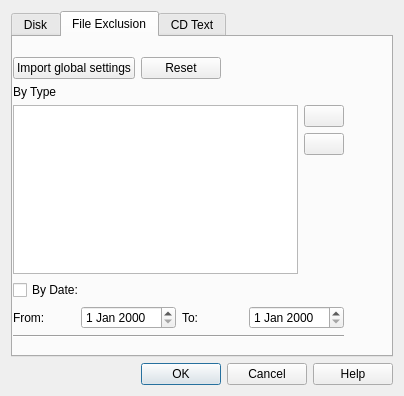
<?xml version="1.0" encoding="UTF-8"?>
<ui version="4.0">
 <class>VDiskPropertyDialog</class>
 <widget class="QDialog" name="VDiskPropertyDialog">
  <property name="geometry">
   <rect>
    <x>0</x>
    <y>0</y>
    <width>404</width>
    <height>396</height>
   </rect>
  </property>
  <property name="sizePolicy">
   <sizepolicy hsizetype="Expanding" vsizetype="Preferred">
    <horstretch>0</horstretch>
    <verstretch>0</verstretch>
   </sizepolicy>
  </property>
  <property name="windowTitle">
   <string>Disk properties</string>
  </property>
  <layout class="QVBoxLayout" name="verticalLayout_2">
   <item>
    <widget class="QTabWidget" name="tabWidget">
     <property name="sizePolicy">
      <sizepolicy hsizetype="Expanding" vsizetype="Expanding">
       <horstretch>0</horstretch>
       <verstretch>0</verstretch>
      </sizepolicy>
     </property>
     <property name="autoFillBackground">
      <bool>false</bool>
     </property>
     <property name="tabPosition">
      <enum>QTabWidget::North</enum>
     </property>
     <property name="tabShape">
      <enum>QTabWidget::Rounded</enum>
     </property>
     <property name="currentIndex">
      <number>1</number>
     </property>
     <property name="usesScrollButtons">
      <bool>false</bool>
     </property>
     <property name="documentMode">
      <bool>false</bool>
     </property>
     <property name="tabsClosable">
      <bool>false</bool>
     </property>
     <property name="movable">
      <bool>false</bool>
     </property>
     <widget class="QWidget" name="tabDisk">
      <attribute name="title">
       <string>Disk</string>
      </attribute>
      <widget class="QWidget" name="formLayoutWidget">
       <property name="geometry">
        <rect>
         <x>0</x>
         <y>20</y>
         <width>371</width>
         <height>250</height>
        </rect>
       </property>
       <layout class="QFormLayout" name="formLayout">
        <item row="0" column="0">
         <widget class="QLabel" name="label">
          <property name="text">
           <string>Name:</string>
          </property>
         </widget>
        </item>
        <item row="0" column="1">
         <widget class="QLineEdit" name="editName"/>
        </item>
        <item row="2" column="0">
         <widget class="QLabel" name="label_2">
          <property name="text">
           <string>Creation Date &amp; Time:</string>
          </property>
         </widget>
        </item>
        <item row="2" column="1">
         <widget class="QDateTimeEdit" name="dateTimeCreation">
          <property name="enabled">
           <bool>true</bool>
          </property>
         </widget>
        </item>
        <item row="3" column="0">
         <widget class="QLabel" name="label_3">
          <property name="text">
           <string>Modification Date &amp; Time:</string>
          </property>
         </widget>
        </item>
        <item row="3" column="1">
         <widget class="QDateTimeEdit" name="dateTimeMdification">
          <property name="enabled">
           <bool>true</bool>
          </property>
         </widget>
        </item>
        <item row="4" column="0">
         <widget class="QLabel" name="label_4">
          <property name="text">
           <string>Expiration Date &amp; Time:</string>
          </property>
         </widget>
        </item>
        <item row="4" column="1">
         <widget class="QDateTimeEdit" name="dateTimeExpiration">
          <property name="enabled">
           <bool>true</bool>
          </property>
         </widget>
        </item>
        <item row="5" column="0">
         <widget class="QLabel" name="label_5">
          <property name="text">
           <string>Effective Date &amp; Time:</string>
          </property>
         </widget>
        </item>
        <item row="5" column="1">
         <widget class="QDateTimeEdit" name="dateTimeEffective">
          <property name="enabled">
           <bool>true</bool>
          </property>
         </widget>
        </item>
        <item row="6" column="0">
         <widget class="QLabel" name="label_6">
          <property name="text">
           <string>Project size:</string>
          </property>
         </widget>
        </item>
        <item row="6" column="1">
         <widget class="QLabel" name="labelSize">
          <property name="text">
           <string>0</string>
          </property>
          <property name="margin">
           <number>0</number>
          </property>
         </widget>
        </item>
        <item row="7" column="0">
         <widget class="QLabel" name="label_7">
          <property name="text">
           <string>Amount of files:</string>
          </property>
         </widget>
        </item>
        <item row="7" column="1">
         <widget class="QLabel" name="labelFiles">
          <property name="text">
           <string>0</string>
          </property>
         </widget>
        </item>
        <item row="1" column="1">
         <widget class="QCheckBox" name="dateUsage">
          <property name="text">
           <string>Use dates</string>
          </property>
         </widget>
        </item>
       </layout>
      </widget>
     </widget>
     <widget class="QWidget" name="tabFileExclision">
      <attribute name="title">
       <string>File Exclusion</string>
      </attribute>
      <widget class="QWidget" name="verticalLayoutWidget_2">
       <property name="geometry">
        <rect>
         <x>0</x>
         <y>20</y>
         <width>331</width>
         <height>281</height>
        </rect>
       </property>
       <layout class="QVBoxLayout" name="verticalLayout_3">
        <item>
         <layout class="QHBoxLayout" name="horizontalLayout_3">
          <item>
           <widget class="QPushButton" name="buttonImportSystemFilter">
            <property name="text">
             <string>Import global settings</string>
            </property>
           </widget>
          </item>
          <item>
           <widget class="QPushButton" name="buttonResetFilter">
            <property name="text">
             <string>Reset</string>
            </property>
           </widget>
          </item>
          <item>
           <spacer name="horizontalSpacer_2">
            <property name="orientation">
             <enum>Qt::Horizontal</enum>
            </property>
            <property name="sizeHint" stdset="0">
             <size>
              <width>40</width>
              <height>20</height>
             </size>
            </property>
           </spacer>
          </item>
         </layout>
        </item>
        <item>
         <widget class="QLabel" name="label_8">
          <property name="text">
           <string>By Type</string>
          </property>
         </widget>
        </item>
        <item>
         <layout class="QHBoxLayout" name="horizontalLayout_4">
          <item>
           <widget class="QListWidget" name="listWidget"/>
          </item>
          <item>
           <layout class="QVBoxLayout" name="verticalLayout_5">
            <item>
             <widget class="QPushButton" name="buttonAdd">
              <property name="sizePolicy">
               <sizepolicy hsizetype="Fixed" vsizetype="Fixed">
                <horstretch>0</horstretch>
                <verstretch>0</verstretch>
               </sizepolicy>
              </property>
              <property name="maximumSize">
               <size>
                <width>48</width>
                <height>32</height>
               </size>
              </property>
              <property name="text">
               <string/>
              </property>
             </widget>
            </item>
            <item>
             <widget class="QPushButton" name="buttonDel">
              <property name="sizePolicy">
               <sizepolicy hsizetype="Fixed" vsizetype="Fixed">
                <horstretch>0</horstretch>
                <verstretch>0</verstretch>
               </sizepolicy>
              </property>
              <property name="minimumSize">
               <size>
                <width>0</width>
                <height>0</height>
               </size>
              </property>
              <property name="maximumSize">
               <size>
                <width>48</width>
                <height>32</height>
               </size>
              </property>
              <property name="text">
               <string/>
              </property>
             </widget>
            </item>
            <item>
             <spacer name="verticalSpacer">
              <property name="orientation">
               <enum>Qt::Vertical</enum>
              </property>
              <property name="sizeHint" stdset="0">
               <size>
                <width>20</width>
                <height>40</height>
               </size>
              </property>
             </spacer>
            </item>
           </layout>
          </item>
         </layout>
        </item>
        <item>
         <layout class="QVBoxLayout" name="verticalLayout_6">
          <item>
           <widget class="QCheckBox" name="checkByDate">
            <property name="text">
             <string>By Date:</string>
            </property>
           </widget>
          </item>
          <item>
           <layout class="QHBoxLayout" name="horizontalLayout_5">
            <item>
             <widget class="QLabel" name="label_15">
              <property name="text">
               <string>From:</string>
              </property>
             </widget>
            </item>
            <item>
             <widget class="QDateEdit" name="dateFrom"/>
            </item>
            <item>
             <widget class="QLabel" name="label_16">
              <property name="text">
               <string>To:</string>
              </property>
             </widget>
            </item>
            <item>
             <widget class="QDateEdit" name="dateTo"/>
            </item>
           </layout>
          </item>
         </layout>
        </item>
        <item>
         <widget class="Line" name="line">
          <property name="orientation">
           <enum>Qt::Horizontal</enum>
          </property>
         </widget>
        </item>
       </layout>
      </widget>
     </widget>
     <widget class="QWidget" name="tabCDText">
      <attribute name="title">
       <string>CD Text</string>
      </attribute>
      <widget class="QWidget" name="formLayoutWidget_3">
       <property name="geometry">
        <rect>
         <x>0</x>
         <y>30</y>
         <width>331</width>
         <height>209</height>
        </rect>
       </property>
       <layout class="QFormLayout" name="formLayout_3">
        <property name="fieldGrowthPolicy">
         <enum>QFormLayout::ExpandingFieldsGrow</enum>
        </property>
        <item row="0" column="0">
         <widget class="QLabel" name="label_44">
          <property name="text">
           <string>Arranger:</string>
          </property>
         </widget>
        </item>
        <item row="0" column="1">
         <widget class="QLineEdit" name="editArranger">
          <property name="minimumSize">
           <size>
            <width>0</width>
            <height>21</height>
           </size>
          </property>
          <property name="maximumSize">
           <size>
            <width>16777215</width>
            <height>21</height>
           </size>
          </property>
         </widget>
        </item>
        <item row="1" column="0">
         <widget class="QLabel" name="label_45">
          <property name="text">
           <string>Composer:</string>
          </property>
         </widget>
        </item>
        <item row="1" column="1">
         <widget class="QLineEdit" name="editComposer">
          <property name="minimumSize">
           <size>
            <width>0</width>
            <height>21</height>
           </size>
          </property>
         </widget>
        </item>
        <item row="2" column="0">
         <widget class="QLabel" name="label_46">
          <property name="text">
           <string>Song Writer:</string>
          </property>
         </widget>
        </item>
        <item row="2" column="1">
         <widget class="QLineEdit" name="editSongWriter">
          <property name="minimumSize">
           <size>
            <width>0</width>
            <height>21</height>
           </size>
          </property>
         </widget>
        </item>
        <item row="3" column="0">
         <widget class="QLabel" name="label_47">
          <property name="text">
           <string>Performer:</string>
          </property>
         </widget>
        </item>
        <item row="3" column="1">
         <widget class="QLineEdit" name="editPerformer">
          <property name="minimumSize">
           <size>
            <width>0</width>
            <height>21</height>
           </size>
          </property>
         </widget>
        </item>
        <item row="4" column="0">
         <widget class="QLabel" name="label_48">
          <property name="text">
           <string>Message:</string>
          </property>
         </widget>
        </item>
        <item row="4" column="1">
         <widget class="QLineEdit" name="editMessage">
          <property name="minimumSize">
           <size>
            <width>0</width>
            <height>21</height>
           </size>
          </property>
         </widget>
        </item>
        <item row="5" column="0">
         <widget class="QLabel" name="label_49">
          <property name="text">
           <string>Title:</string>
          </property>
         </widget>
        </item>
        <item row="5" column="1">
         <widget class="QLineEdit" name="editTitle">
          <property name="minimumSize">
           <size>
            <width>0</width>
            <height>21</height>
           </size>
          </property>
         </widget>
        </item>
        <item row="6" column="0">
         <widget class="QLabel" name="label_50">
          <property name="text">
           <string>UPC/EAN:</string>
          </property>
         </widget>
        </item>
        <item row="6" column="1">
         <widget class="QLineEdit" name="editUPCEAN">
          <property name="minimumSize">
           <size>
            <width>0</width>
            <height>21</height>
           </size>
          </property>
         </widget>
        </item>
       </layout>
      </widget>
     </widget>
    </widget>
   </item>
   <item>
    <widget class="QDialogButtonBox" name="buttonBox">
     <property name="locale">
      <locale language="English" country="UnitedStates"/>
     </property>
     <property name="orientation">
      <enum>Qt::Horizontal</enum>
     </property>
     <property name="standardButtons">
      <set>QDialogButtonBox::Cancel|QDialogButtonBox::Help|QDialogButtonBox::Ok</set>
     </property>
    </widget>
   </item>
  </layout>
 </widget>
 <resources/>
 <connections>
  <connection>
   <sender>buttonBox</sender>
   <signal>accepted()</signal>
   <receiver>VDiskPropertyDialog</receiver>
   <slot>accept()</slot>
   <hints>
    <hint type="sourcelabel">
     <x>248</x>
     <y>254</y>
    </hint>
    <hint type="destinationlabel">
     <x>157</x>
     <y>274</y>
    </hint>
   </hints>
  </connection>
  <connection>
   <sender>buttonBox</sender>
   <signal>rejected()</signal>
   <receiver>VDiskPropertyDialog</receiver>
   <slot>reject()</slot>
   <hints>
    <hint type="sourcelabel">
     <x>316</x>
     <y>260</y>
    </hint>
    <hint type="destinationlabel">
     <x>286</x>
     <y>274</y>
    </hint>
   </hints>
  </connection>
 </connections>
</ui>
